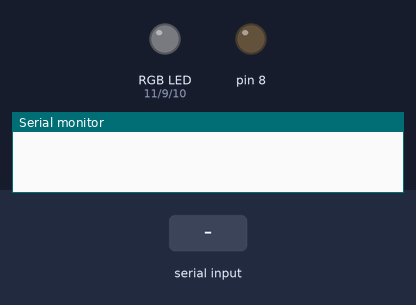
Bench run of a sketch on a simulated Arduino Uno, built with avr-gcc and run on an emulated ATmega328P. Shown: an RGB LED mixed from three pins (HIGH = lit), output pins drawn as LEDs (lit = HIGH), the last lines printed to the serial monitor. Inputs (shaded band) come from the test bench. Dim RGB values are drawn brighter than linear.

Above: at 1.2 s.
1.3 s: "r90\n" received over Serial
At 2.2 s:
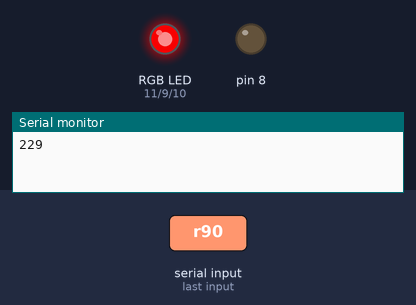
2.8 s: "r,45\n" received over Serial
At 3.4 s:
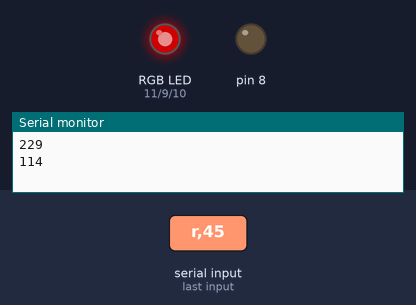
4.3 s: "g90\n" received over Serial
At 5.5 s:
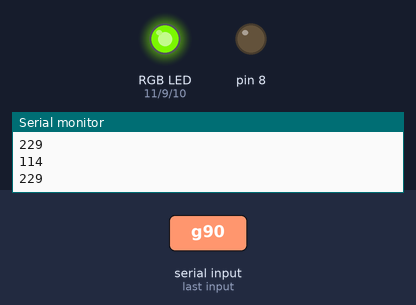
5.8 s: "r" received over Serial
At 7.0 s:
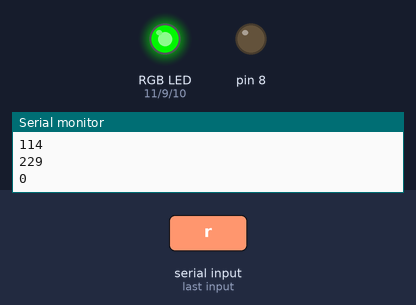
7.3 s: "g,45\n" received over Serial
At 8.0 s:
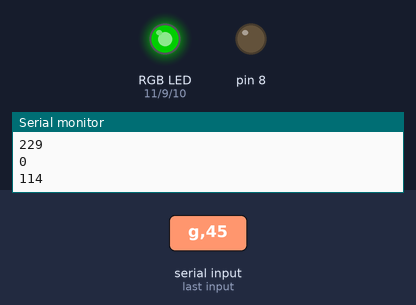
8.8 s: "b90\n" received over Serial
At 9.1 s:
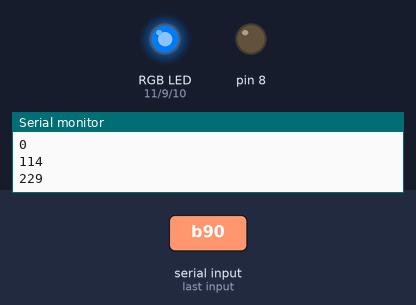
Timing chart, 0 to 11.3 s (numbered marks = the images above; inputs shaded):
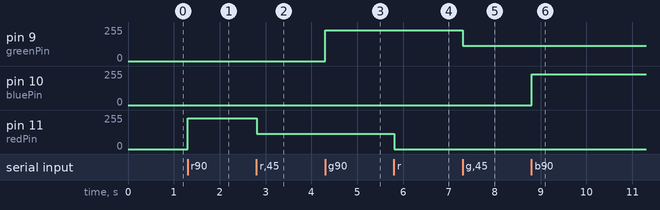

The sketch:

RGBLEDControl.ino
```cpp
/*
  Serial RGB LED controller
 Context: Arduino

 Controls an RGB LED whose R, G and B legs are
 connected to pins 9, 11, and 10, respectively.
 This is for a common cathode RGB LED.
 The cathode is attached to ground.

 To control it, send a string formatted like so:
 r/255/g/0/b/127
 or r255g0b127

 This was designed to be used with a REST or
 OSC-formatted command string, as shown above.

 created 19 July 2010
 modified 7 Jul 2014
 by Tom Igoe

 */

// constants to hold the output pin numbers:
const int greenPin = 9;
const int bluePin = 10;
const int redPin = 11;

void setup() {
  // initiate serial communication:
  Serial.begin(9600);
  Serial.setTimeout(10);
  // initialize the LED pins as outputs:
  pinMode(redPin, OUTPUT);
  pinMode(greenPin, OUTPUT);
  pinMode(bluePin, OUTPUT);
  pinMode(8, OUTPUT);
  digitalWrite(8, LOW);
  // set the color pins high to turn off the LED:
  digitalWrite(redPin, LOW);
  digitalWrite(greenPin, LOW);
  digitalWrite(bluePin, LOW);

}
void loop() {

  int currentPin = 0; // current pin to be faded

  // if there's any serial data in the buffer, read a byte:
  if (Serial.available() > 0) {
    int inByte = Serial.read();

    // respond to the values 'r', 'g', 'b'.
    // you don't care about any other value:
    switch (inByte) {
      case'r':     // red
        currentPin = redPin;
        break;
      case 'g':    // green
        currentPin = greenPin;

        break;
      case 'b':    // blue
        currentPin = bluePin;
        break;
    }

    // if you have a legitimate pin number,
    // use the parseInt function to listen for a level:
    if (currentPin != 0) {
      int brightness = Serial.parseInt();
      // map the result to a level from 0 to 255
      brightness = map(brightness, 0, 100, 0, 255);

      // set the brightness for this color:
      analogWrite(currentPin, brightness);
      Serial.println(brightness);
    }
  }
}
```

Measured:
- after the input at 1.3 s, pin 11 (redPin): 0/255 → 229/255 at once
- after the input at 2.8 s, pin 11 (redPin): 229/255 → 114/255 at once
- after the input at 4.3 s, pin 9 (greenPin): 0/255 → 229/255 at once
- after the input at 5.8 s, pin 11 (redPin): 114/255 → 0/255 at once
- after the input at 7.3 s, pin 9 (greenPin): 229/255 → 114/255 at once
- after the input at 8.8 s, pin 10 (bluePin): 0/255 → 229/255 at once
